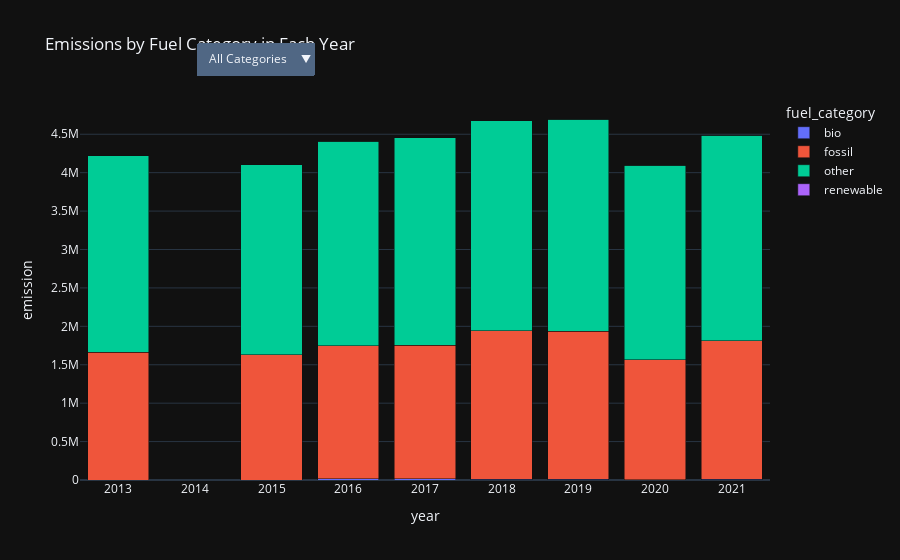

The notebook cell saved with this chart:
### Code cell
fuel_fig = px.bar(fuel_sum, x='year', y='emission', color='fuel_category', title='Emissions by Fuel Category in Each Year', barmode='stack')

fuel_fig.update_layout(
    updatemenus=[
        {
            'buttons': [
                {
                    'label': 'All Categories',
                    'method': 'update',
                    'args': [{'visible': [True, True, True, True]}, {'title': 'Emissions by Fuel Category in Each Year'}]
                },
                {
                    'label': 'Bio',
                    'method': 'update',
                    'args': [{'visible': [True, False, False, False]}, {'title': 'Emissions from Bio Fuel'}]
                },
                {
                    'label': 'Fossil',
                    'method': 'update',
                    'args': [{'visible': [False, True, False, False]}, {'title': 'Emissions from Fossil Fuel'}]
                },
                {
                    'label': 'Other',
                    'method': 'update',
                    'args': [{'visible': [False, False, True, False]}, {'title': 'Emissions from Other Fuels'}]
                },
                {
                    'label': 'Renewable',
                    'method': 'update',
                    'args': [{'visible': [False, False, False, True]}, {'title': 'Emissions from Renewable Fuels'}]
                }
            ],
            'direction': 'down',
            'showactive': True,
            'x': 0.17,
            'xanchor': 'left',
            'y': 1.15,
            'yanchor': 'top'
        }
    ]
)
fuel_fig.show()

### Figure 1 — Plotly figure (JSON) as saved in the notebook; plotly's stock layout.template omitted (floating-point values rounded to 4 significant figures)
{"data": [{"alignmentgroup": "True", "hovertemplate": "fuel_category=bio<br>year=%{x}<br>emission=%{y}<extra></extra>", "legendgroup": "bio", "marker": {"color": "#636efa", "pattern": {"shape": ""}}, "name": "bio", "offsetgroup": "bio", "orientation": "v", "showlegend": true, "textposition": "auto", "x": ["2013-01-01T00:00:00", "2015-01-01T00:00:00", "2016-01-01T00:00:00", "2017-01-01T00:00:00", "2018-01-01T00:00:00", "2019-01-01T00:00:00", "2020-01-01T00:00:00", "2021-01-01T00:00:00"], "xaxis": "x", "y": [0.0, 0.0, 18940.0, 13200.0, 9618.0, 7213.0, 6106.0, 7229.0], "yaxis": "y", "type": "bar"}, {"alignmentgroup": "True", "hovertemplate": "fuel_category=fossil<br>year=%{x}<br>emission=%{y}<extra></extra>", "legendgroup": "fossil", "marker": {"color": "#EF553B", "pattern": {"shape": ""}}, "name": "fossil", "offsetgroup": "fossil", "orientation": "v", "showlegend": true, "textposition": "auto", "x": ["2013-01-01T00:00:00", "2015-01-01T00:00:00", "2016-01-01T00:00:00", "2017-01-01T00:00:00", "2018-01-01T00:00:00", "2019-01-01T00:00:00", "2020-01-01T00:00:00", "2021-01-01T00:00:00"], "xaxis": "x", "y": [1660000.0, 1631000.0, 1731000.0, 1741000.0, 1933000.0, 1928000.0, 1562000.0, 1805000.0], "yaxis": "y", "type": "bar"}, {"alignmentgroup": "True", "hovertemplate": "fuel_category=other<br>year=%{x}<br>emission=%{y}<extra></extra>", "legendgroup": "other", "marker": {"color": "#00cc96", "pattern": {"shape": ""}}, "name": "other", "offsetgroup": "other", "orientation": "v", "showlegend": true, "textposition": "auto", "x": ["2013-01-01T00:00:00", "2015-01-01T00:00:00", "2016-01-01T00:00:00", "2017-01-01T00:00:00", "2018-01-01T00:00:00", "2019-01-01T00:00:00", "2020-01-01T00:00:00", "2021-01-01T00:00:00"], "xaxis": "x", "y": [2561000.0, 2472000.0, 2658000.0, 2699000.0, 2731000.0, 2763000.0, 2529000.0, 2678000.0], "yaxis": "y", "type": "bar"}, {"alignmentgroup": "True", "hovertemplate": "fuel_category=renewable<br>year=%{x}<br>emission=%{y}<extra></extra>", "legendgroup": "renewable", "marker": {"color": "#ab63fa", "pattern": {"shape": ""}}, "name": "renewable", "offsetgroup": "renewable", "orientation": "v", "showlegend": true, "textposition": "auto", "x": ["2013-01-01T00:00:00", "2015-01-01T00:00:00", "2016-01-01T00:00:00", "2017-01-01T00:00:00", "2018-01-01T00:00:00", "2019-01-01T00:00:00", "2020-01-01T00:00:00", "2021-01-01T00:00:00"], "xaxis": "x", "y": [0.0, 0.0, 0.0, 0.0, 0.0, 0.0, 0.0, 0.0], "yaxis": "y", "type": "bar"}], "layout": {"xaxis": {"anchor": "y", "domain": [0.0, 1.0], "title": {"text": "year"}}, "yaxis": {"anchor": "x", "domain": [0.0, 1.0], "title": {"text": "emission"}}, "legend": {"title": {"text": "fuel_category"}, "tracegroupgap": 0}, "title": {"text": "Emissions by Fuel Category in Each Year"}, "barmode": "stack", "updatemenus": [{"buttons": [{"args": [{"visible": [true, true, true, true]}, {"title": "Emissions by Fuel Category in Each Year"}], "label": "All Categories", "method": "update"}, {"args": [{"visible": [true, false, false, false]}, {"title": "Emissions from Bio Fuel"}], "label": "Bio", "method": "update"}, {"args": [{"visible": [false, true, false, false]}, {"title": "Emissions from Fossil Fuel"}], "label": "Fossil", "method": "update"}, {"args": [{"visible": [false, false, true, false]}, {"title": "Emissions from Other Fuels"}], "label": "Other", "method": "update"}, {"args": [{"visible": [false, false, false, true]}, {"title": "Emissions from Renewable Fuels"}], "label": "Renewable", "method": "update"}], "direction": "down", "showactive": true, "x": 0.17, "xanchor": "left", "y": 1.15, "yanchor": "top"}]}}
